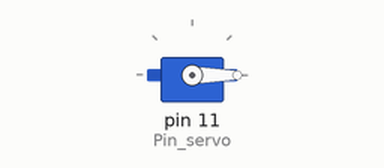
Bench run of a program on a simulated Raspberry Pi (header pin numbers). Shown: servo. Servo angles are drawn from the pulse width (0.5 ms = 0°, 2.5 ms = 180°). At 6.0 s the program stops and its outputs stay as they are.

Above: at 0.1 s.
At 2.1 s:
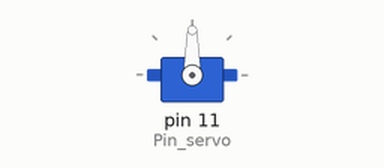
At 6.1 s:
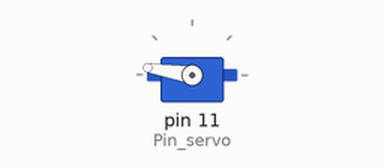
Timing chart, 0 to 7.5 s (numbered marks = the images above):
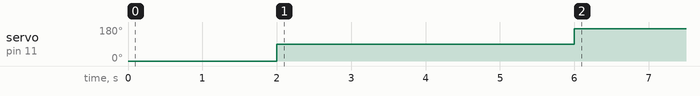

The program:

servomotor.py
```python
import RPi.GPIO as GPIO
import time

GPIO.setmode(GPIO.BOARD)
Pin_servo=11
GPIO.setup(Pin_servo, GPIO.OUT)


p = GPIO.PWM(Pin_servo, 50)

p.start(2)
time.sleep(2)
p.start(7.5)
time.sleep(2)
p.start(7.5)
time.sleep(2)
p.start(12)
```

Measured:
- by itself, servo on pin 11 (Pin_servo): 0° → 90° at 2.0 s, → 171° 4.0 s later
